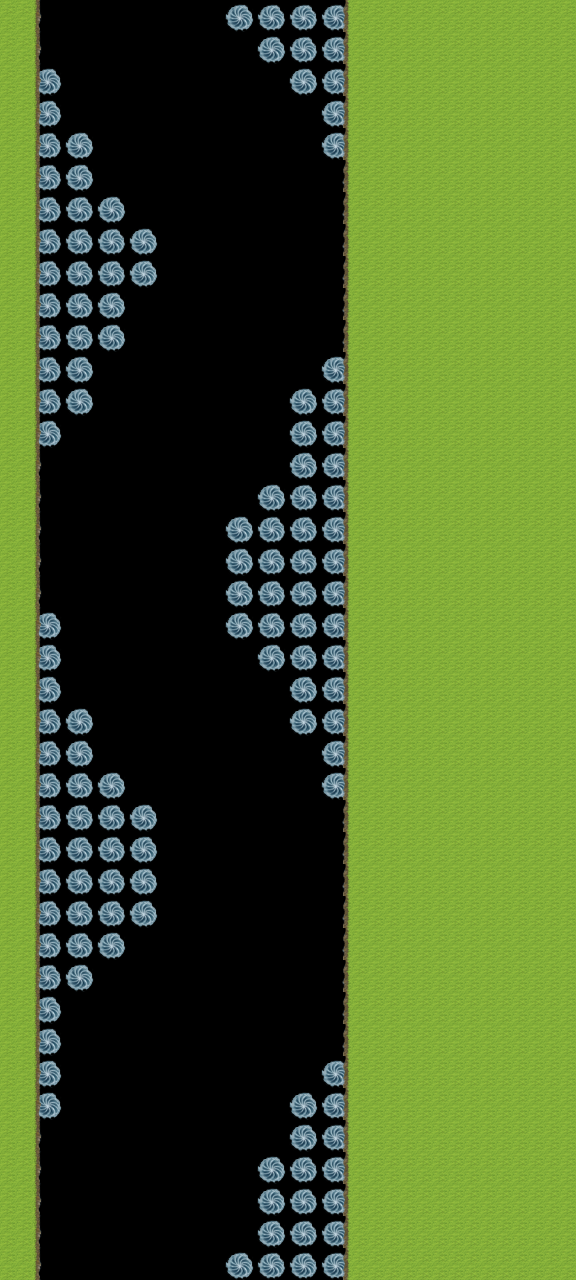

The image is a tile-based game level rendered from a .tmx file. Its description and source (layers, tilesets, objects; grid data summarised) follow:
An orthogonal 18x40 tile map with 32x32 px tiles, 4 tile layers (Object, Terrain, ObjectVisable, TerrainVisable), 2 tilesets.

<map version="1.0" orientation="orthogonal" renderorder="right-down" width="18" height="40" tilewidth="32" tileheight="32" nextobjectid="1">
 <tileset firstgid="1" name="irukaJetMap" tilewidth="32" tileheight="32" tilecount="13">
  <image source="irukaJetMap.png" width="32" height="416" />
  <tile id="0">
   <properties>
    <property name="category" value="0" />
   </properties>
  </tile>
  <tile id="1">
   <properties>
    <property name="category" value="0" />
   </properties>
  </tile>
  <tile id="2">
   <properties>
    <property name="category" value="0" />
   </properties>
  </tile>
  <tile id="3">
   <properties>
    <property name="category" value="0" />
   </properties>
  </tile>
  <tile id="4">
   <properties>
    <property name="category" value="0" />
   </properties>
  </tile>
  <tile id="5">
   <properties>
    <property name="category" value="0" />
   </properties>
  </tile>
  <tile id="6">
   <properties>
    <property name="category" value="0" />
   </properties>
  </tile>
  <tile id="7">
   <properties>
    <property name="category" value="0" />
   </properties>
  </tile>
  <tile id="8">
   <properties>
    <property name="category" value="1" />
   </properties>
  </tile>
  <tile id="9">
   <properties>
    <property name="category" value="0" />
   </properties>
  </tile>
  <tile id="10">
   <properties>
    <property name="category" value="0" />
   </properties>
  </tile>
  <tile id="11">
   <properties>
    <property name="category" value="0" />
   </properties>
  </tile>
  <tile id="12">
   <properties>
    <property name="category" value="0" />
   </properties>
  </tile>
 </tileset>
 <tileset firstgid="14" name="irukaJetObject" tilewidth="32" tileheight="32" tilecount="2">
  <image source="irukaJetObject.png" width="32" height="64" />
  <tile id="0">
   <properties>
    <property name="category" value="4" />
   </properties>
  </tile>
  <tile id="1">
   <properties>
    <property name="category" value="1" />
   </properties>
  </tile>
 </tileset>
 <layer name="Object" width="18" height="40">
  <data>[720 cells, 54 non-empty, 1 distinct tile ids]</data>
 </layer>
 <layer name="Terrain" width="18" height="40">
  <properties>
   <property name="category" value="" />
  </properties>
  <data>[720 cells, 26 non-empty, 1 distinct tile ids]</data>
 </layer>
 <layer name="ObjectVisable" width="18" height="40">
  <data>[720 cells, 127 non-empty, 1 distinct tile ids]</data>
 </layer>
 <layer name="TerrainVisable" width="18" height="40">
  <properties>
   <property name="category" value="" />
  </properties>
  <data>[720 cells, 400 non-empty, 3 distinct tile ids]</data>
 </layer>
</map>
